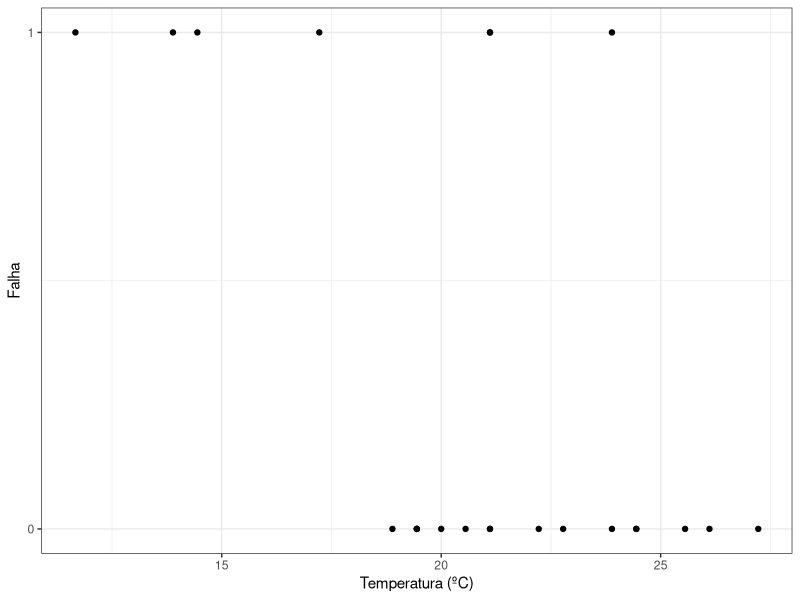
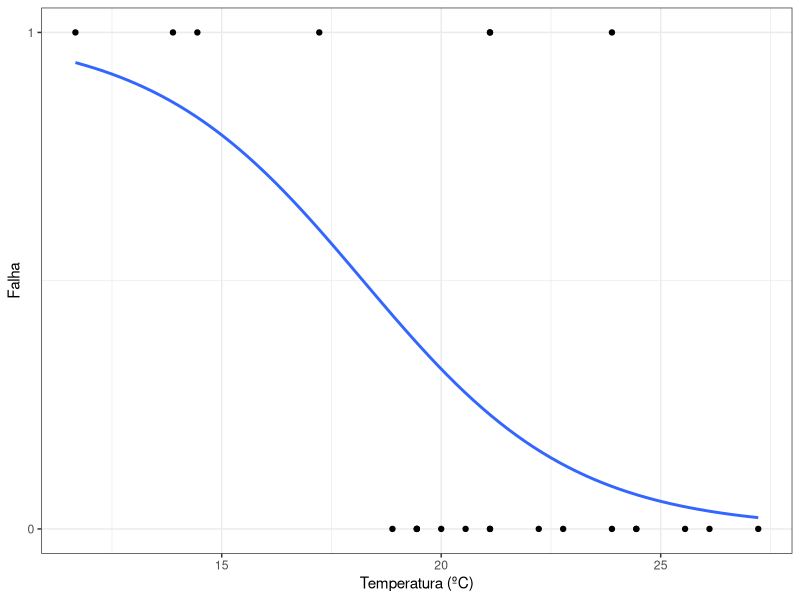

Reproduce these figures in R, in order.
## ---- chunk 1
# leitura do conjunto de dados - http://archive.ics.uci.edu/ml/datasets/Challenger+USA+Space+Shuttle+O-Ring

temp = c(66, 70, 69, 68, 67, 72, 73, 70, 57, 63, 70, 78, 67, 53, 67, 75, 70, 81, 76, 79, 75, 76, 58)
ring = c(0, 1, 0, 0, 0, 0, 0, 0, 1, 1, 1, 0, 0, 1, 0, 0, 0, 0, 0, 0, 1, 0, 1)

# converter Fahrenheit para Celsius

temp <- (temp-32)*5/9

dados <- data.frame(temperatura=temp, falha=ring)

# analise exploratoria

library(ggplot2)
theme_set(theme_bw())

ggplot(dados, aes(x=temperatura, y=falha)) +
  geom_point() +
  labs(x="Temperatura (ºC)", y="Falha") +
  scale_y_continuous(breaks=c(0, 1))
## ---- chunk 2
ajuste <- glm(falha ~ temperatura, data=dados, family=binomial)

summary(ajuste)
## ---- chunk 3
# plot dos resultados

binomial_smooth <- function(...) {
  geom_smooth(method = "glm", method.args = list(family = "binomial"), ...)
}

ggplot(dados, aes(x=temperatura, y=falha)) +
  geom_point() +
  labs(x="Temperatura (ºC)", y="Falha") +
  scale_y_continuous(breaks=c(0, 1)) +
  binomial_smooth(se=FALSE)
## ---- chunk 4
# probabilidade de quebra do o-ring

temperatura <- seq(0, 40, 5)
data.frame(temperatura=temperatura, 
           probabilidade=predict(ajuste, data.frame(temperatura=temperatura), type="response"))
